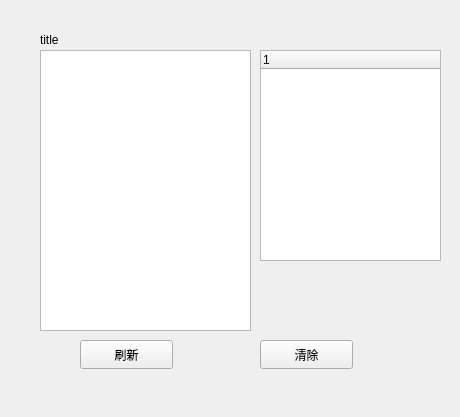
<?xml version="1.0" encoding="UTF-8"?>
<ui version="4.0">
 <class>wininfo</class>
 <widget class="QWidget" name="wininfo">
  <property name="geometry">
   <rect>
    <x>0</x>
    <y>0</y>
    <width>460</width>
    <height>417</height>
   </rect>
  </property>
  <property name="windowTitle">
   <string>Form</string>
  </property>
  <widget class="QTreeWidget" name="treeWidget">
   <property name="geometry">
    <rect>
     <x>260</x>
     <y>50</y>
     <width>181</width>
     <height>211</height>
    </rect>
   </property>
   <column>
    <property name="text">
     <string notr="true">1</string>
    </property>
   </column>
  </widget>
  <widget class="QLabel" name="label">
   <property name="geometry">
    <rect>
     <x>40</x>
     <y>30</y>
     <width>69</width>
     <height>20</height>
    </rect>
   </property>
   <property name="text">
    <string>title</string>
   </property>
  </widget>
  <widget class="QPushButton" name="pushButton">
   <property name="geometry">
    <rect>
     <x>80</x>
     <y>340</y>
     <width>93</width>
     <height>29</height>
    </rect>
   </property>
   <property name="text">
    <string>刷新</string>
   </property>
  </widget>
  <widget class="QPushButton" name="pushButton_2">
   <property name="geometry">
    <rect>
     <x>260</x>
     <y>340</y>
     <width>93</width>
     <height>29</height>
    </rect>
   </property>
   <property name="text">
    <string>清除</string>
   </property>
  </widget>
  <widget class="QTableWidget" name="tableWidget">
   <property name="geometry">
    <rect>
     <x>40</x>
     <y>50</y>
     <width>211</width>
     <height>281</height>
    </rect>
   </property>
  </widget>
 </widget>
 <resources/>
 <connections/>
</ui>
